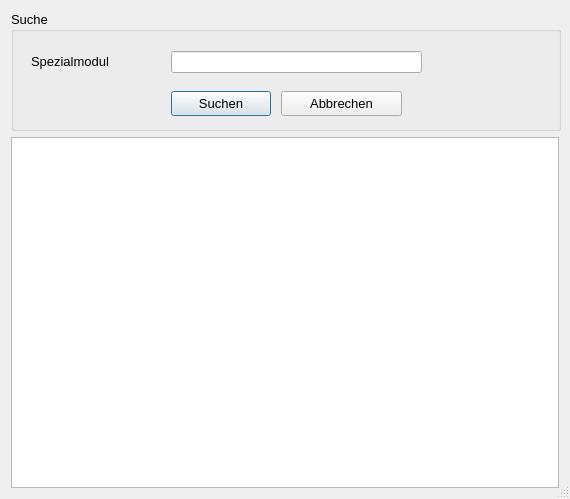
<?xml version="1.0" encoding="UTF-8"?>
<ui version="4.0">
 <class>Dialog</class>
 <widget class="QDialog" name="Dialog">
  <property name="geometry">
   <rect>
    <x>0</x>
    <y>0</y>
    <width>570</width>
    <height>499</height>
   </rect>
  </property>
  <property name="minimumSize">
   <size>
    <width>570</width>
    <height>480</height>
   </size>
  </property>
  <property name="windowTitle">
   <string>Spezialmodule - Suche</string>
  </property>
  <property name="sizeGripEnabled">
   <bool>true</bool>
  </property>
  <layout class="QVBoxLayout" name="verticalLayout">
   <item>
    <widget class="QGroupBox" name="groupBox">
     <property name="sizePolicy">
      <sizepolicy hsizetype="Fixed" vsizetype="Fixed">
       <horstretch>0</horstretch>
       <verstretch>0</verstretch>
      </sizepolicy>
     </property>
     <property name="minimumSize">
      <size>
       <width>550</width>
       <height>120</height>
      </size>
     </property>
     <property name="font">
      <font>
       <pointsize>10</pointsize>
      </font>
     </property>
     <property name="title">
      <string>Suche</string>
     </property>
     <widget class="QLineEdit" name="le_suche">
      <property name="geometry">
       <rect>
        <x>160</x>
        <y>40</y>
        <width>251</width>
        <height>22</height>
       </rect>
      </property>
     </widget>
     <widget class="QLabel" name="label">
      <property name="geometry">
       <rect>
        <x>20</x>
        <y>40</y>
        <width>121</width>
        <height>21</height>
       </rect>
      </property>
      <property name="font">
       <font>
        <pointsize>10</pointsize>
       </font>
      </property>
      <property name="text">
       <string>Spezialmodul</string>
      </property>
     </widget>
     <widget class="QPushButton" name="btn_suchen">
      <property name="geometry">
       <rect>
        <x>160</x>
        <y>80</y>
        <width>100</width>
        <height>25</height>
       </rect>
      </property>
      <property name="font">
       <font>
        <pointsize>10</pointsize>
       </font>
      </property>
      <property name="text">
       <string>Suchen</string>
      </property>
      <property name="icon">
       <iconset>
        <normaloff>../../_Symbole/UsedSymbols/searchmagnifierinterfacesymbol1_79893.ico</normaloff>../../_Symbole/UsedSymbols/searchmagnifierinterfacesymbol1_79893.ico</iconset>
      </property>
     </widget>
     <widget class="QPushButton" name="btn_abbrechen">
      <property name="geometry">
       <rect>
        <x>270</x>
        <y>80</y>
        <width>121</width>
        <height>25</height>
       </rect>
      </property>
      <property name="font">
       <font>
        <pointsize>10</pointsize>
       </font>
      </property>
      <property name="text">
       <string>Abbrechen</string>
      </property>
      <property name="icon">
       <iconset>
        <normaloff>../../_Symbole/UsedSymbols/log-out_icon-icons.com_50106.ico</normaloff>../../_Symbole/UsedSymbols/log-out_icon-icons.com_50106.ico</iconset>
      </property>
      <property name="iconSize">
       <size>
        <width>16</width>
        <height>24</height>
       </size>
      </property>
     </widget>
    </widget>
   </item>
   <item>
    <widget class="QTableWidget" name="tableWidget">
     <property name="minimumSize">
      <size>
       <width>0</width>
       <height>0</height>
      </size>
     </property>
     <property name="editTriggers">
      <set>QAbstractItemView::NoEditTriggers</set>
     </property>
     <property name="alternatingRowColors">
      <bool>true</bool>
     </property>
     <attribute name="verticalHeaderVisible">
      <bool>false</bool>
     </attribute>
    </widget>
   </item>
  </layout>
 </widget>
 <resources/>
 <connections/>
</ui>
